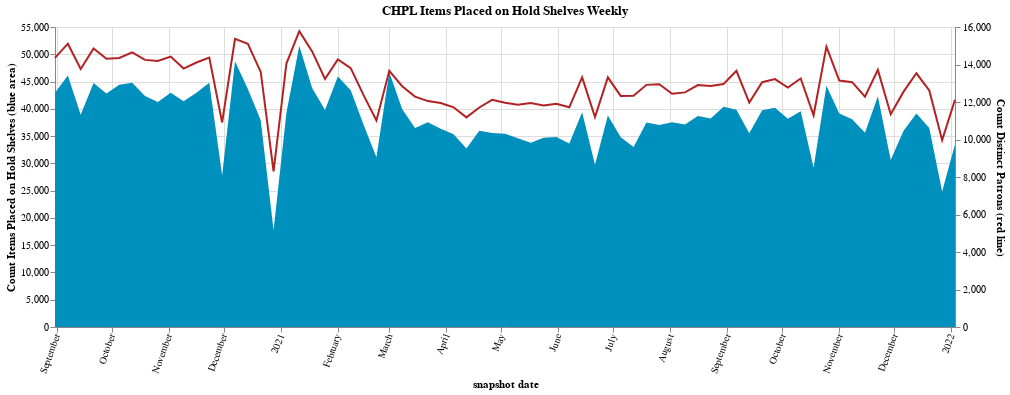

This figure's notebook cell:
### Code cell
source = df
# knock some precision off so it's not so crazy to look at
source['items_per_patron'] = source.apply(
    lambda x: float(f"{x.items_per_patron:.2f}"), axis=1
)
base = alt.Chart(source).encode(
    # x='end_date:T',
    x=alt.X(
        'end_date:T',
        axis=alt.Axis(title='snapshot date', labelAngle=-70),  
    ),
    tooltip=['start_date:T', 'end_date:T', 'count_items', 'count_distinct_patrons', 'items_per_patron' ]
)

area = base.mark_area(color="#0090bd").encode(
    # y='count_items:Q',
    y=alt.Y(
        'count_items:Q',
        title = 'Count Items Placed on Hold Shelves (blue area)'
    )
)

line = base.mark_line(color='firebrick').encode(
    # y='count_distinct_patrons:Q'
    y = alt.Y(
        'count_distinct_patrons:Q',
        title = 'Count Distinct Patrons (red line)'
    )
)

(area + line).resolve_scale(y='independent').properties(
    title="CHPL Items Placed on Hold Shelves Weekly",
    width=900
)

### Figure 1 — Vega-Lite specification as saved in the notebook (floating-point values rounded to 4 significant figures)
{"config": {"view": {"continuousWidth": 400, "continuousHeight": 300}}, "layer": [{"mark": {"type": "area", "color": "#0090bd"}, "encoding": {"tooltip": [{"field": "start_date", "type": "temporal"}, {"field": "end_date", "type": "temporal"}, {"field": "count_items", "type": "quantitative"}, {"field": "count_distinct_patrons", "type": "quantitative"}, {"field": "items_per_patron", "type": "quantitative"}], "x": {"axis": {"labelAngle": -70, "title": "snapshot date"}, "field": "end_date", "type": "temporal"}, "y": {"field": "count_items", "title": "Count Items Placed on Hold Shelves (blue area)", "type": "quantitative"}}}, {"mark": {"type": "line", "color": "firebrick"}, "encoding": {"tooltip": [{"field": "start_date", "type": "temporal"}, {"field": "end_date", "type": "temporal"}, {"field": "count_items", "type": "quantitative"}, {"field": "count_distinct_patrons", "type": "quantitative"}, {"field": "items_per_patron", "type": "quantitative"}], "x": {"axis": {"labelAngle": -70, "title": "snapshot date"}, "field": "end_date", "type": "temporal"}, "y": {"field": "count_distinct_patrons", "title": "Count Distinct Patrons (red line)", "type": "quantitative"}}}], "data": {"name": "data-bb40e49098e2bae4b9d20a21c0868059"}, "resolve": {"scale": {"y": "independent"}}, "title": "CHPL Items Placed on Hold Shelves Weekly", "width": 900, "$schema": "https://vega.github.io/schema/vega-lite/v4.17.0.json", "datasets": {"data-bb40e49098e2bae4b9d20a21c0868059": [{"start_date": "2020-08-24", "end_date": "2020-08-31", "count_items": 42933, "count_distinct_patrons": 14357, "items_per_patron": 2.99}, {"start_date": "2020-08-31", "end_date": "2020-09-07", "count_items": 46095, "count_distinct_patrons": 15110, "items_per_patron": 3.05}, {"start_date": "2020-09-07", "end_date": "2020-09-14", "count_items": 38892, "count_distinct_patrons": 13758, "items_per_patron": 2.83}, {"start_date": "2020-09-14", "end_date": "2020-09-21", "count_items": 44721, "count_distinct_patrons": 14850, "items_per_patron": 3.01}, {"start_date": "2020-09-21", "end_date": "2020-09-28", "count_items": 42816, "count_distinct_patrons": 14305, "items_per_patron": 2.99}, {"start_date": "2020-09-28", "end_date": "2020-10-05", "count_items": 44407, "count_distinct_patrons": 14345, "items_per_patron": 3.1}, {"start_date": "2020-10-05", "end_date": "2020-10-12", "count_items": 44799, "count_distinct_patrons": 14650, "items_per_patron": 3.06}, {"start_date": "2020-10-12", "end_date": "2020-10-19", "count_items": 42344, "count_distinct_patrons": 14246, "items_per_patron": 2.97}, {"start_date": "2020-10-19", "end_date": "2020-10-26", "count_items": 41235, "count_distinct_patrons": 14188, "items_per_patron": 2.91}, {"start_date": "2020-10-26", "end_date": "2020-11-02", "count_items": 42949, "count_distinct_patrons": 14424, "items_per_patron": 2.98}, {"start_date": "2020-11-02", "end_date": "2020-11-09", "count_items": 41407, "count_distinct_patrons": 13783, "items_per_patron": 3.0}, {"start_date": "2020-11-09", "end_date": "2020-11-16", "count_items": 42935, "count_distinct_patrons": 14108, "items_per_patron": 3.04}, {"start_date": "2020-11-16", "end_date": "2020-11-23", "count_items": 44771, "count_distinct_patrons": 14372, "items_per_patron": 3.12}, {"start_date": "2020-11-23", "end_date": "2020-11-30", "count_items": 27792, "count_distinct_patrons": 10910, "items_per_patron": 2.55}, {"start_date": "2020-11-30", "end_date": "2020-12-07", "count_items": 48742, "count_distinct_patrons": 15370, "items_per_patron": 3.17}, {"start_date": "2020-12-07", "end_date": "2020-12-14", "count_items": 43627, "count_distinct_patrons": 15106, "items_per_patron": 2.89}, {"start_date": "2020-12-14", "end_date": "2020-12-21", "count_items": 37883, "count_distinct_patrons": 13603, "items_per_patron": 2.78}, {"start_date": "2020-12-21", "end_date": "2020-12-28", "count_items": 17716, "count_distinct_patrons": 8301, "items_per_patron": 2.13}, {"start_date": "2020-12-28", "end_date": "2021-01-04", "count_items": 39266, "count_distinct_patrons": 14053, "items_per_patron": 2.79}, {"start_date": "2021-01-04", "end_date": "2021-01-11", "count_items": 51580, "count_distinct_patrons": 15774, "items_per_patron": 3.27}, {"start_date": "2021-01-11", "end_date": "2021-01-18", "count_items": 43820, "count_distinct_patrons": 14697, "items_per_patron": 2.98}, {"start_date": "2021-01-18", "end_date": "2021-01-25", "count_items": 39789, "count_distinct_patrons": 13230, "items_per_patron": 3.01}, {"start_date": "2021-01-25", "end_date": "2021-02-01", "count_items": 45913, "count_distinct_patrons": 14272, "items_per_patron": 3.22}, {"start_date": "2021-02-01", "end_date": "2021-02-08", "count_items": 43427, "count_distinct_patrons": 13808, "items_per_patron": 3.15}, {"start_date": "2021-02-08", "end_date": "2021-02-15", "count_items": 37078, "count_distinct_patrons": 12367, "items_per_patron": 3.0}, {"start_date": "2021-02-15", "end_date": "2021-02-22", "count_items": 31141, "count_distinct_patrons": 11019, "items_per_patron": 2.83}, {"start_date": "2021-02-22", "end_date": "2021-03-01", "count_items": 46725, "count_distinct_patrons": 13662, "items_per_patron": 3.42}, {"start_date": "2021-03-01", "end_date": "2021-03-08", "count_items": 39964, "count_distinct_patrons": 12840, "items_per_patron": 3.11}, {"start_date": "2021-03-08", "end_date": "2021-03-15", "count_items": 36483, "count_distinct_patrons": 12286, "items_per_patron": 2.97}, {"start_date": "2021-03-15", "end_date": "2021-03-22", "count_items": 37531, "count_distinct_patrons": 12049, "items_per_patron": 3.11}, {"start_date": "2021-03-22", "end_date": "2021-03-29", "count_items": 36368, "count_distinct_patrons": 11946, "items_per_patron": 3.04}, {"start_date": "2021-03-29", "end_date": "2021-04-05", "count_items": 35329, "count_distinct_patrons": 11718, "items_per_patron": 3.01}, {"start_date": "2021-04-05", "end_date": "2021-04-12", "count_items": 32735, "count_distinct_patrons": 11180, "items_per_patron": 2.93}, {"start_date": "2021-04-12", "end_date": "2021-04-19", "count_items": 35959, "count_distinct_patrons": 11707, "items_per_patron": 3.07}, {"start_date": "2021-04-19", "end_date": "2021-04-26", "count_items": 35575, "count_distinct_patrons": 12115, "items_per_patron": 2.94}, {"start_date": "2021-04-26", "end_date": "2021-05-03", "count_items": 35429, "count_distinct_patrons": 11955, "items_per_patron": 2.96}, {"start_date": "2021-05-03", "end_date": "2021-05-10", "count_items": 34615, "count_distinct_patrons": 11859, "items_per_patron": 2.92}, {"start_date": "2021-05-10", "end_date": "2021-05-17", "count_items": 33773, "count_distinct_patrons": 11942, "items_per_patron": 2.83}, {"start_date": "2021-05-17", "end_date": "2021-05-24", "count_items": 34705, "count_distinct_patrons": 11811, "items_per_patron": 2.94}, {"start_date": "2021-05-24", "end_date": "2021-05-31", "count_items": 34812, "count_distinct_patrons": 11905, "items_per_patron": 2.92}, {"start_date": "2021-05-31", "end_date": "2021-06-07", "count_items": 33629, "count_distinct_patrons": 11716, "items_per_patron": 2.87}, {"start_date": "2021-06-07", "end_date": "2021-06-14", "count_items": 39363, "count_distinct_patrons": 13311, "items_per_patron": 2.96}, {"start_date": "2021-06-14", "end_date": "2021-06-21", "count_items": 29751, "count_distinct_patrons": 11200, "items_per_patron": 2.66}, {"start_date": "2021-06-21", "end_date": "2021-06-28", "count_items": 38755, "count_distinct_patrons": 13315, "items_per_patron": 2.91}, {"start_date": "2021-06-28", "end_date": "2021-07-05", "count_items": 34765, "count_distinct_patrons": 12324, "items_per_patron": 2.82}, {"start_date": "2021-07-05", "end_date": "2021-07-12", "count_items": 33017, "count_distinct_patrons": 12332, "items_per_patron": 2.68}, {"start_date": "2021-07-12", "end_date": "2021-07-19", "count_items": 37472, "count_distinct_patrons": 12914, "items_per_patron": 2.9}, {"start_date": "2021-07-19", "end_date": "2021-07-26", "count_items": 37050, "count_distinct_patrons": 12949, "items_per_patron": 2.86}, {"start_date": "2021-07-26", "end_date": "2021-08-02", "count_items": 37558, "count_distinct_patrons": 12440, "items_per_patron": 3.02}, {"start_date": "2021-08-02", "end_date": "2021-08-09", "count_items": 37128, "count_distinct_patrons": 12512, "items_per_patron": 2.97}, {"start_date": "2021-08-09", "end_date": "2021-08-16", "count_items": 38683, "count_distinct_patrons": 12903, "items_per_patron": 3.0}, {"start_date": "2021-08-16", "end_date": "2021-08-23", "count_items": 38205, "count_distinct_patrons": 12849, "items_per_patron": 2.97}, {"start_date": "2021-08-23", "end_date": "2021-08-30", "count_items": 40380, "count_distinct_patrons": 12963, "items_per_patron": 3.12}, {"start_date": "2021-08-30", "end_date": "2021-09-06", "count_items": 39851, "count_distinct_patrons": 13664, "items_per_patron": 2.92}, {"start_date": "2021-09-06", "end_date": "2021-09-13", "count_items": 35526, "count_distinct_patrons": 11973, "items_per_patron": 2.97}, {"start_date": "2021-09-13", "end_date": "2021-09-20", "count_items": 39715, "count_distinct_patrons": 13058, "items_per_patron": 3.04}, {"start_date": "2021-09-20", "end_date": "2021-09-27", "count_items": 40215, "count_distinct_patrons": 13220, "items_per_patron": 3.04}, {"start_date": "2021-09-27", "end_date": "2021-10-04", "count_items": 38159, "count_distinct_patrons": 12766, "items_per_patron": 2.99}, {"start_date": "2021-10-04", "end_date": "2021-10-11", "count_items": 39546, "count_distinct_patrons": 13251, "items_per_patron": 2.98}, {"start_date": "2021-10-11", "end_date": "2021-10-18", "count_items": 29217, "count_distinct_patrons": 11292, "items_per_patron": 2.59}, {"start_date": "2021-10-18", "end_date": "2021-10-25", "count_items": 44226, "count_distinct_patrons": 14956, "items_per_patron": 2.96}, {"start_date": "2021-10-25", "end_date": "2021-11-01", "count_items": 39128, "count_distinct_patrons": 13143, "items_per_patron": 2.98}, {"start_date": "2021-11-01", "end_date": "2021-11-08", "count_items": 38097, "count_distinct_patrons": 13057, "items_per_patron": 2.92}, {"start_date": "2021-11-08", "end_date": "2021-11-15", "count_items": 35634, "count_distinct_patrons": 12282, "items_per_patron": 2.9}, {"start_date": "2021-11-15", "end_date": "2021-11-22", "count_items": 42290, "count_distinct_patrons": 13712, "items_per_patron": 3.08}, {"start_date": "2021-11-22", "end_date": "2021-11-29", "count_items": 30633, "count_distinct_patrons": 11345, "items_per_patron": 2.7}, {"start_date": "2021-11-29", "end_date": "2021-12-06", "count_items": 35972, "count_distinct_patrons": 12552, "items_per_patron": 2.87}, {"start_date": "2021-12-06", "end_date": "2021-12-13", "count_items": 39146, "count_distinct_patrons": 13531, "items_per_patron": 2.89}, {"start_date": "2021-12-13", "end_date": "2021-12-20", "count_items": 36498, "count_distinct_patrons": 12618, "items_per_patron": 2.89}, {"start_date": "2021-12-20", "end_date": "2021-12-27", "count_items": 24834, "count_distinct_patrons": 9965, "items_per_patron": 2.49}, {"start_date": "2021-12-27", "end_date": "2022-01-03", "count_items": 33454, "count_distinct_patrons": 12122, "items_per_patron": 2.76}]}}
